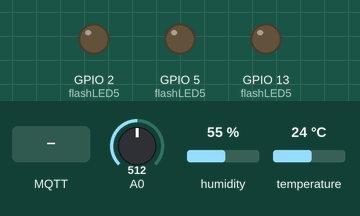
Recording of a sketch running on a simulated ESP8266 (NodeMCU). Parts: output pins drawn as LEDs (lit = HIGH). Dashed ring = blinking. The inputs (shaded band) are chosen by the test bench; at power-on: A0 = 512, humidity 55 %, temperature 24 °C. WiFi joins after 1.5 s; servers stay silent unless stated; random numbers use the default seed unless the sketch sets one; no MQTT or app messages arrive unless stated; what the sketch prints to the serial monitor is not drawn.

Above: at 2.7 s.
2.8 s: MQTT message "e" arrives on the first subscribed topic
At 3.4 s:
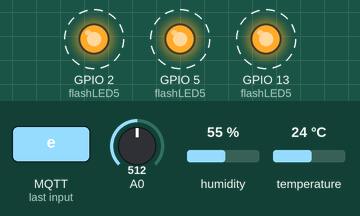
7.5 s: MQTT message "a" arrives on the first subscribed topic
11.0 s: MQTT message "c" arrives on the first subscribed topic
At 11.4 s:
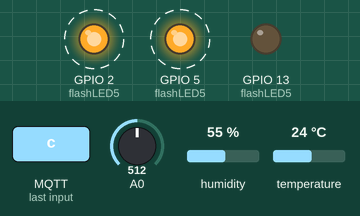
14.5 s: MQTT message "b" arrives on the first subscribed topic
At 14.8 s:
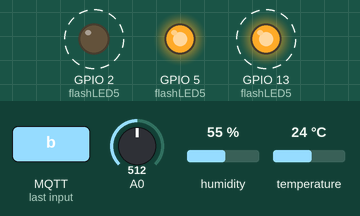
18.0 s: MQTT message "d" arrives on the first subscribed topic
Timing chart, 0 to 22.5 s (numbered marks = the images above; inputs shaded):
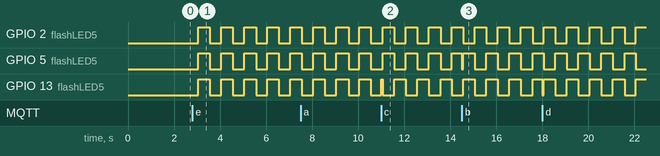

Measured:
- after the input at 2.8 s, GPIO 2 (flashLED5), GPIO 5 (flashLED5), GPIO 13 (flashLED5): alternates HIGH for 0.50 s and LOW for 0.50 s, starting after 0.25 s

The sketch:

baitaploniot_hoanchinh.ino
```cpp
#include <ESP8266WiFi.h>
#include <PubSubClient.h>
#include <TaskScheduler.h>
#include <DHT.h>

#define DHTPIN 4 // Chân DATA của DHT11 kết nối với D2 trên ESP8266
#define DHTTYPE DHT11
DHT dht(DHTPIN, DHTTYPE);

const char* ssid = "hoangvanan";
const char* password = "hoangvanan";

#define MQTT_SERVER "broker.hivemq.com"
#define MQTT_PORT 1883
#define MQTT_USER "hoangvanan"
#define MQTT_PASSWORD "Anhan10052002"
#define MQTT_LDP_TOPIC "SENSORDATA"
#define MQTT_CONTROL_TOPIC "LEDCONTROL"

WiFiClient wifiClient;
PubSubClient client(wifiClient);

Scheduler runner;

int current_ledState1 = LOW;
int last_ledState1 = LOW;
int current_ledState2 = LOW;
int last_ledState2 = LOW;
int current_ledState3 = LOW;
int last_ledState3 = LOW;
bool isFlashing = false;
bool isFlashing1 = false;
bool isFlashing2 = false;

void setup_wifi() {
  Serial.println("Connecting to...");
  Serial.println(ssid);
  WiFi.begin(ssid, password);
  while (WiFi.status() != WL_CONNECTED) {
    delay(500);
    Serial.print(".");
  }
  randomSeed(micros());
  Serial.println("");
  Serial.println("WiFi connected!!!");
  Serial.print("IP address: ");
  Serial.println(WiFi.localIP());
}

void connect_to_broker() {
  while (!client.connected()) {
    Serial.print("Attempting MQTT connection...");
    String clientId = "testtopic";
    clientId += String(random(0xffff), HEX);
    if (client.connect(clientId.c_str(), MQTT_USER, MQTT_PASSWORD)) {
      Serial.println("MQTT connected");
      client.subscribe(MQTT_CONTROL_TOPIC);
    } else {
      Serial.print("failed, rc=");
      Serial.print(client.state());
      Serial.println(" try again in 2 seconds");
      delay(2000);
    }
  }
}

void callback(char* topic, byte *payload, unsigned int length) {
  Serial.println("-------new message from broker-----");
  Serial.print("topic: ");
  Serial.println(topic);
  Serial.print("message: ");
  Serial.write(payload, length);
  Serial.println();
  if (*payload == 'a') {
    current_ledState1 = HIGH;
    Serial.println(current_ledState1);
  }
  if (*payload == 'b') {
    current_ledState1 = LOW;
    Serial.println(current_ledState1);
  }
  if (*payload == 'c') {
    current_ledState2 = HIGH;
    Serial.println(current_ledState2);
  }
  if (*payload == 'd') {
    current_ledState2 = LOW;
    Serial.println(current_ledState2);
  }
  if (*payload == 'g') {
    current_ledState3 = HIGH;
    Serial.println(current_ledState3);
  }
  if (*payload == 'h') {
    current_ledState3 = LOW;
    Serial.println(current_ledState3);
  }
  if (*payload == 'e') {
    isFlashing = true;
    isFlashing1 = true;
    isFlashing2 = true;
  }
  if (*payload == 'f') {
    isFlashing = false;
    isFlashing1 = false;
    isFlashing2 = false;
    digitalWrite(5, LOW); // Tắt đèn 5
    digitalWrite(2, LOW);
    digitalWrite(13, LOW);
  }
}

void send_data() {
  float humidity = dht.readHumidity();
  float temperature = dht.readTemperature();
  int sensorValue = 1024 - analogRead(A0);
  String sensorValueStr = String(humidity) + "-" + String(temperature) + "-" + String(sensorValue);
  client.publish(MQTT_LDP_TOPIC, sensorValueStr.c_str());
}

Task sendDataTask(2000, TASK_FOREVER, &send_data);

void flashLED5() {
  if (isFlashing) {
    digitalWrite(5, !digitalRead(5));
  }
  if (isFlashing1) {
    digitalWrite(13, !digitalRead(13));
  }
   if (isFlashing2) {
    digitalWrite(2, !digitalRead(2));
  }
}

Task flashLEDTask(500, TASK_FOREVER, &flashLED5);

void setup() {
  Serial.begin(115200);
  dht.begin();
  pinMode(5, OUTPUT);
  pinMode(2, OUTPUT);
  pinMode(13, OUTPUT);
  Serial.setTimeout(500);
  setup_wifi();
  client.setServer(MQTT_SERVER, MQTT_PORT);
  client.setCallback(callback);
  connect_to_broker();

  runner.addTask(sendDataTask);
  runner.addTask(flashLEDTask);

  sendDataTask.enable();
  flashLEDTask.enable();
}

void loop() {
  client.loop();
  if (!client.connected()) {
    connect_to_broker();
  }

  if (last_ledState1 != current_ledState1) {
    last_ledState1 = current_ledState1;
    digitalWrite(5, current_ledState1);
  }
  if (last_ledState2 != current_ledState2) {
    last_ledState2 = current_ledState2;
    digitalWrite(13, current_ledState2);
  }
  if (last_ledState3 != current_ledState3) {
    last_ledState3 = current_ledState3;
    digitalWrite(2, current_ledState3);
  }

  runner.execute();
}
```
